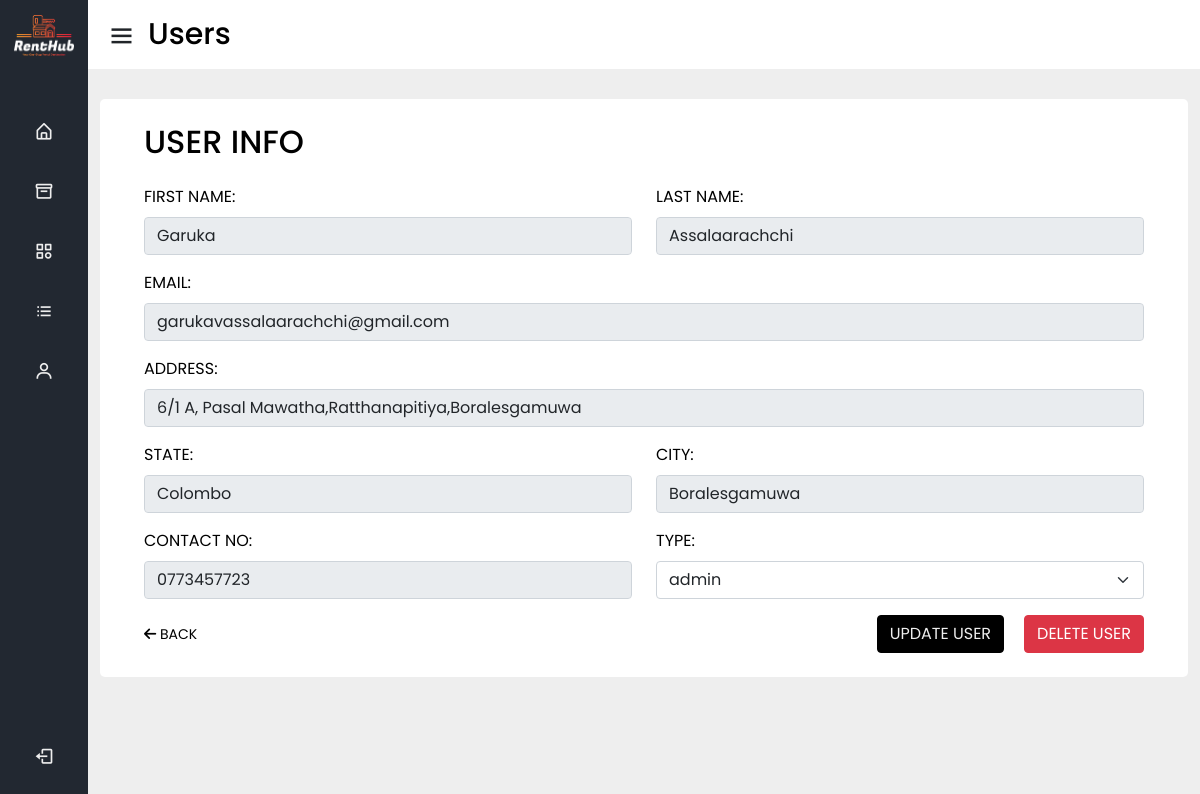
/users.php?edit=1 (signed in), run on the app's committed database.
### tables this page shows
CREATE TABLE `renthub_users` (
  `user_id` int(11) NOT NULL,
  `user_firstname` varchar(100) NOT NULL,
  `user_lastname` varchar(100) NOT NULL,
  `user_email` varchar(100) NOT NULL,
  `user_password` varchar(255) NOT NULL,
  `user_ip` varchar(100) NOT NULL,
  `user_address` varchar(255) NOT NULL,
  `user_address_state` varchar(100) NOT NULL,
  `user_address_city` varchar(100) NOT NULL,
  `user_contact` varchar(20) NOT NULL,
  `user_type` varchar(100) NOT NULL
);

### includes/users_edit.php (the view, shortened to what this page needs)
<?php
    if(isset($_GET["edit"])) {
        $user_id = $_GET["edit"];
        $sql_select_user = "SELECT * FROM `renthub_users` WHERE user_id=$user_id;";
        $result_select_user = mysqli_query($conn,$sql_select_user);
        $row_select_user = mysqli_fetch_assoc($result_select_user);
        $user_firstname = $row_select_user["user_firstname"];
        $user_lastname = $row_select_user["user_lastname"];
        $user_email = $row_select_user["user_email"];
        $user_contact = $row_select_user["user_contact"];
        $user_address = $row_select_user["user_address"];
        $user_address_city = $row_select_user["user_address_city"];
        $user_address_state = $row_select_user["user_address_state"];
        $user_type = $row_select_user["user_type"];
    }
?>
<form action="" method="post" enctype="multipart/form-data" class="p-4">
    <h2 class="mb-4">User Info</h2>
    <div class="row mb-3">
        <div class="col-md-6">
            <label for="user_firstname" class="form-label">First Name:</label>
            <input type="text" id="user_firstname" name="user_firstname" value="<?php echo $user_firstname?>" class="form-control" required disabled>
        </div>
        <div class="col-md-6">
            <label for="user_lastname" class="form-label">Last Name:</label>
            <input type="text" id="user_lastname" name="user_lastname" value="<?php echo $user_lastname?>" class="form-control" required disabled>
        </div>
    </div>
    <div class="mb-3">
        <label for="user_email" class="form-label">Email:</label>
        <input type="email" id="user_email" name="user_email" value="<?php echo $user_email?>" class="form-control" required disabled>
    </div>
    <div class="mb-3">
        <label for="user_address" class="form-label">Address:</label>
        <input type="text" id="user_address" name="user_address" value="<?php echo $user_address?>" class="form-control" required disabled>
    </div>
    <div class="row mb-3">
        <div class="col-md-6">
        <label for="user_address_state" class="form-label">State:</label>
        <input type="text" id="user_address_state" name="user_address_state" value="<?php echo $user_address_state?>" class="form-control" required disabled>
    </div>
    <div class="col-md-6">
        <label for="user_address_city" class="form-label">City:</label>
        <input type="text" id="user_address_city" name="user_address_city" value="<?php echo $user_address_city?>" class="form-control" required disabled>
    </div>
    </div>
    <div class="row mb-3">
        <div class="col-md-6">
        <label for="user_contact" class="form-label">Contact No:</label>
        <input type="text" id="user_contact" name="user_contact" value="<?php echo $user_contact?>" class="form-control" required disabled>
        </div>
        <div class="col-md-6">
        <label for="user_type" class="form-label">Type:</label>
        <select id="user_type" name="user_type" class="form-select" required>
            <?php
                    if($user_type == 'admin') {
                        echo "<option value='admin' selected>admin</option>";
                    } else {
                        echo "<option value='admin'>admin</option>";
                    }
            ?>
        </select>
    </div>
    </div>
    <div class="buttons">
    <a href="users.php?view" class="left"><i class="fa-solid fa-arrow-left"></i> Back</a>
    <button type="submit" name="update" class="btn btn-custom">UPDATE USER</button>
    <a href="users.php?delete=<?php echo $user_id?>" class="btn btn-danger">Delete User</a>
    </div>
</form>

### users.css (style rules this page uses)
* { margin: 0; padding: 0; box-sizing: border-box; font-family: 'Poppins', sans-serif; }
body { min-height: 100vh; background-color: #EEEEEE; transition: all 0.3s ease; }
.btn-custom { background-color: #000; border-color: #000; color: #EEEEEE; transition: all 0.3s ease; }
.btn-danger { transition: all 0.3s ease; }
.buttons { display: flex; gap: 20px; justify-content: flex-end; align-items: center; }
.buttons .left { margin-right:auto; color: black; text-decoration: none; font-size: 14px; }

### data on the page
renthub_users: user_firstname "Garuka", user_lastname "Assalaarachchi", user_email "garukavassalaarachchi@gmail.com", user_address "6/1 A, Pasal Mawatha,Ratthanapitiya,Boralesgamuwa", user_address_state "Colombo", user_address_city "Boralesgamuwa", user_contact "0773457723", user_type "admin"
